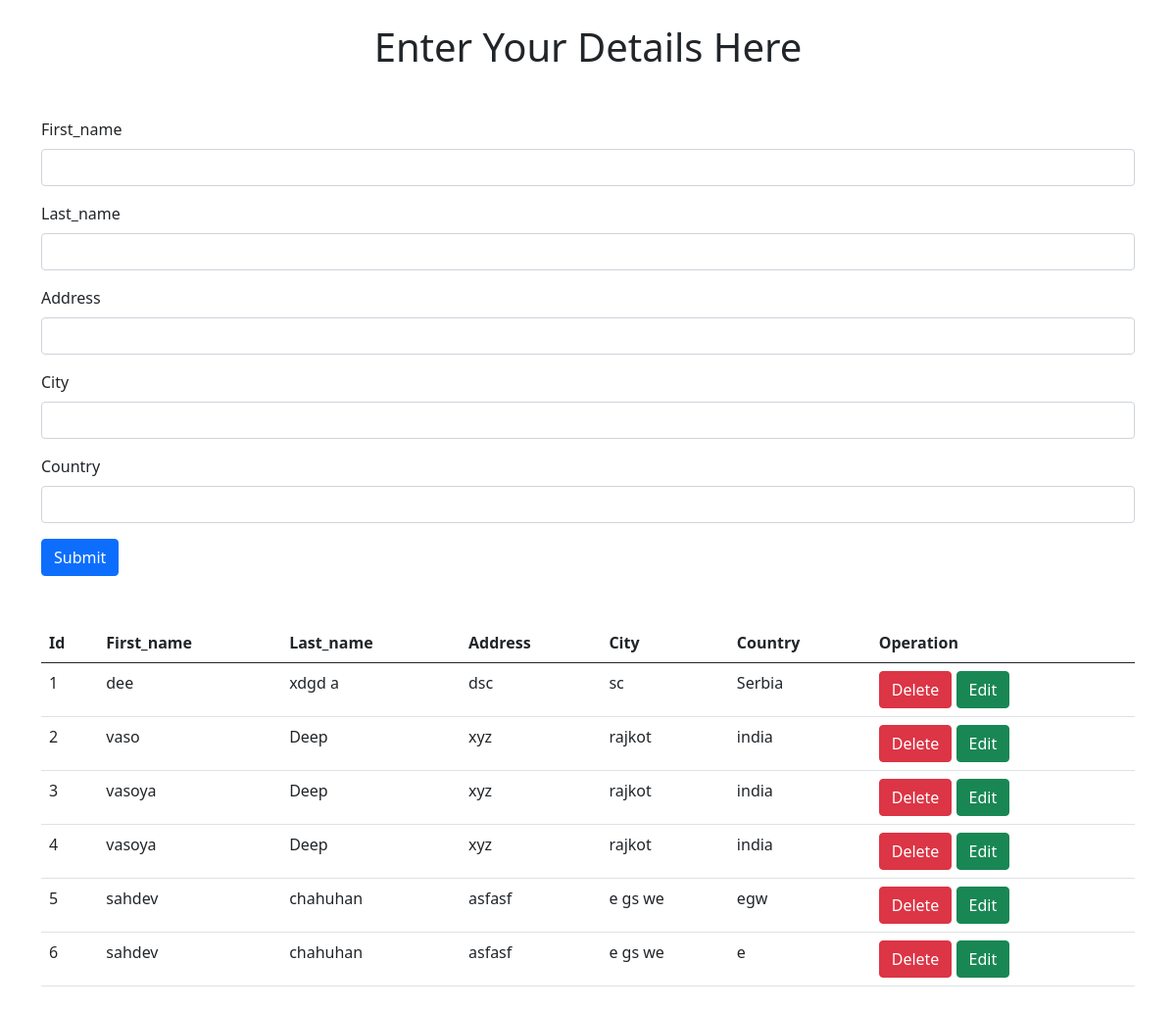
The page / on the database its author committed.
### tables this page shows
CREATE TABLE `practical` (
  `id` int(11) NOT NULL,
  `fname` varchar(30) NOT NULL,
  `lname` varchar(30) NOT NULL,
  `address` text NOT NULL,
  `city` varchar(30) NOT NULL,
  `country` varchar(30) NOT NULL
);

### Model.php (called while the page is built, shortened)
<?php
   class Model{
   	   private $server = "localhost";
		private $username = "root";
		private $password;
		private $db = "practical";
		private $conn;
		public function __construct(){
			try {
				$this->conn = new mysqli($this->server,$this->username,$this->password,$this->db);
			} catch (Exception $e) {
				echo "connection failed" . $e->getMessage();
			}
		}
	 public function fetch(){
			$data = null;
			$query = "SELECT * FROM `practical`";
			if ($sql = $this->conn->query($query)) {
				while ($row = mysqli_fetch_assoc($sql)) {
					$data[] = $row;
				}
			}
			return $data;
		}
}

### index.php (the view, shortened to what this page needs)
<!doctype html>
<html lang="en">
<head>
  <link href="https://cdn.jsdelivr.net/npm/bootstrap@5.0.0-beta1/dist/css/bootstrap.min.css" rel="stylesheet">
</head>
<body>
  <div class="text-center my-4">
    <h1>Enter Your Details Here</h1>
  </div>
  <div class="container my-5">
    <?php
    include 'Model.php';
    ?>
    <form action="" method="post">
      <div class="mb-3">
        <label class="form-label">First_name</label>
        <input type="text" name="fname" class="form-control" id="name">
      </div>
      <div class="mb-3">
        <label class="form-label">Last_name</label>
        <input type="text" name="lname" class="form-control" id="lname">
      </div>
      <div class="mb-3">
        <label class="form-label">Address</label>
        <input type="text" name="address" id="address" class="form-control">
      </div>
      <div class="mb-3">
        <label class="form-label">City</label>
        <input type="text" class="form-control" name="city" id="city">
      </div>
      <div class="mb-3">
        <label class="form-label">Country</label>
        <input type="text" class="form-control" name="country" id="country">
      </div>
      <button type="submit" class="btn btn-primary" name="submit">Submit</button>
    </form>
  </div>
  <div class="container my-4">
    <table class="table">
      <thead>
        <tr>
          <th scope="col">Id</th>
          <th scope="col">First_name</th>
          <th scope="col">Last_name</th>
          <th scope="col">Address</th>
          <th scope="col">City</th>
          <th scope="col">Country</th>
          <th scope="col">Operation</th>
        </tr>
      </thead>
      <tbody>
        <?php
        $model = new Model();
        $rows = $model->fetch();
        $i = 1;
        if (!empty($rows)) {
          foreach ($rows as $row) {
        ?>
            <tr>
              <td><?php echo $i++; ?></td>
              <td><?php echo $row['fname']; ?></td>
              <td><?php echo $row['lname']; ?></td>
              <td><?php echo $row['address']; ?></td>
              <td><?php echo $row['city']; ?></td>
              <td><?php echo $row['country']; ?></td>
              <td>
                <a href="delete.php?id=<?php echo $row['id']; ?>" type="button" class="btn btn-danger">Delete</a>
                <a href="edit.php?id=<?php echo $row['id']; ?>" type="button" class="btn btn-success">Edit</a>
              </td>
            </tr>
        <?php
          }
        } else {
          echo "no data";
        }
        ?>
      </tbody>
    </table>
  </div>
</body>
</html>

### rows shown on the page
practical: fname "dee", lname "xdgd a", address "dsc", city "sc", country "Serbia"
practical: fname "vaso", lname "Deep", address "xyz", city "rajkot", country "india"
practical: fname "vasoya", lname "Deep", address "xyz", city "rajkot", country "india"
practical: fname "vasoya", lname "Deep", address "xyz", city "rajkot", country "india"
practical: fname "sahdev", lname "chahuhan", address "asfasf", city "e gs we", country "egw"
practical: fname "sahdev", lname "chahuhan", address "asfasf", city "e gs we", country "e"
